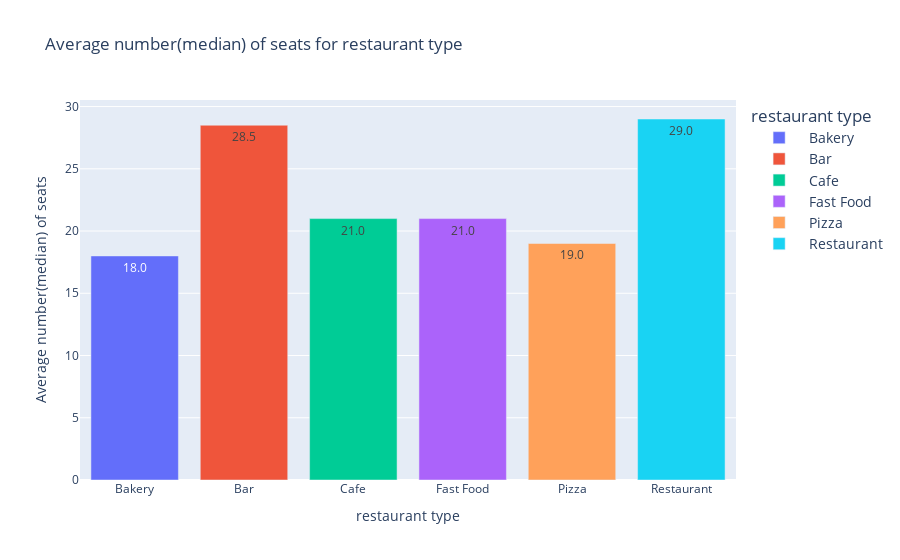

Notebook code for this chart:
### Markdown cell above
**Lets determine the average number of seats for each type of restaurant, and based on that determine which type of restaurant has the greatest number of seats**

### Code cell
avg_seats_per_type = rest_data.pivot_table(index="object_type",values="number",aggfunc="median").reset_index()
figure = px.bar(avg_seats_per_type,x="object_type",y="number",
                title="Average number(median) of seats for restaurant type",
                labels={'object_type':"restaurant type",'number':"Average number(median) of seats"},
                color="object_type",
                text='number')
figure.update_layout(legend_itemwidth=50,legend_font_size=14)
figure.show()

### Figure 1 — Plotly figure (JSON) as saved in the notebook; plotly's stock layout.template omitted (floating-point values rounded to 4 significant figures)
{"data": [{"alignmentgroup": "True", "hovertemplate": "restaurant type=%{x}<br>Average number(median) of seats=%{text}<extra></extra>", "legendgroup": "Bakery", "marker": {"color": "#636efa", "pattern": {"shape": ""}}, "name": "Bakery", "offsetgroup": "Bakery", "orientation": "v", "showlegend": true, "text": ["18.0"], "textposition": "auto", "type": "bar", "x": ["Bakery"], "xaxis": "x", "y": [18], "yaxis": "y"}, {"alignmentgroup": "True", "hovertemplate": "restaurant type=%{x}<br>Average number(median) of seats=%{text}<extra></extra>", "legendgroup": "Bar", "marker": {"color": "#EF553B", "pattern": {"shape": ""}}, "name": "Bar", "offsetgroup": "Bar", "orientation": "v", "showlegend": true, "text": ["28.5"], "textposition": "auto", "type": "bar", "x": ["Bar"], "xaxis": "x", "y": [28.5], "yaxis": "y"}, {"alignmentgroup": "True", "hovertemplate": "restaurant type=%{x}<br>Average number(median) of seats=%{text}<extra></extra>", "legendgroup": "Cafe", "marker": {"color": "#00cc96", "pattern": {"shape": ""}}, "name": "Cafe", "offsetgroup": "Cafe", "orientation": "v", "showlegend": true, "text": ["21.0"], "textposition": "auto", "type": "bar", "x": ["Cafe"], "xaxis": "x", "y": [21], "yaxis": "y"}, {"alignmentgroup": "True", "hovertemplate": "restaurant type=%{x}<br>Average number(median) of seats=%{text}<extra></extra>", "legendgroup": "Fast Food", "marker": {"color": "#ab63fa", "pattern": {"shape": ""}}, "name": "Fast Food", "offsetgroup": "Fast Food", "orientation": "v", "showlegend": true, "text": ["21.0"], "textposition": "auto", "type": "bar", "x": ["Fast Food"], "xaxis": "x", "y": [21], "yaxis": "y"}, {"alignmentgroup": "True", "hovertemplate": "restaurant type=%{x}<br>Average number(median) of seats=%{text}<extra></extra>", "legendgroup": "Pizza", "marker": {"color": "#FFA15A", "pattern": {"shape": ""}}, "name": "Pizza", "offsetgroup": "Pizza", "orientation": "v", "showlegend": true, "text": ["19.0"], "textposition": "auto", "type": "bar", "x": ["Pizza"], "xaxis": "x", "y": [19], "yaxis": "y"}, {"alignmentgroup": "True", "hovertemplate": "restaurant type=%{x}<br>Average number(median) of seats=%{text}<extra></extra>", "legendgroup": "Restaurant", "marker": {"color": "#19d3f3", "pattern": {"shape": ""}}, "name": "Restaurant", "offsetgroup": "Restaurant", "orientation": "v", "showlegend": true, "text": ["29.0"], "textposition": "auto", "type": "bar", "x": ["Restaurant"], "xaxis": "x", "y": [29], "yaxis": "y"}], "layout": {"barmode": "relative", "legend": {"font": {"size": 14}, "itemwidth": 50, "title": {"text": "restaurant type"}, "tracegroupgap": 0}, "title": {"text": "Average number(median) of seats for restaurant type"}, "xaxis": {"anchor": "y", "categoryarray": ["Bakery", "Bar", "Cafe", "Fast Food", "Pizza", "Restaurant"], "categoryorder": "array", "domain": [0, 1], "title": {"text": "restaurant type"}}, "yaxis": {"anchor": "x", "domain": [0, 1], "title": {"text": "Average number(median) of seats"}}}}
